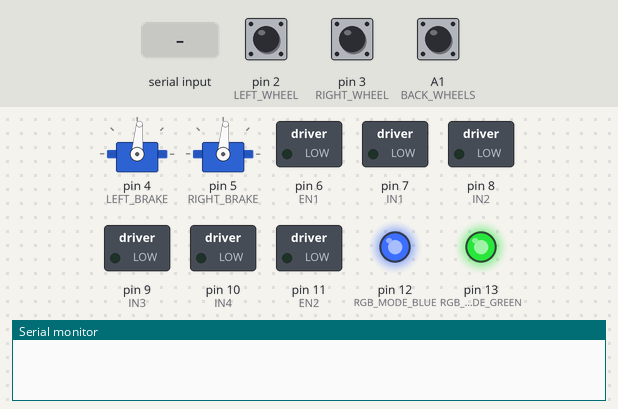
A sketch run on a simulated Arduino Uno, built with avr-gcc and run on an emulated ATmega328P. On the bench: 2 × servo, switched loads named in the sketch (green lamp = pin HIGH), output pins drawn as LEDs (lit = HIGH), the last lines printed to the serial monitor. The inputs (shaded band) are chosen by the test bench; at power-on: pin 2 (LEFT_WHEEL) HIGH, pin 3 (RIGHT_WHEEL) HIGH, A1 (BACK_WHEELS) HIGH.

Above: at 1.2 s.
1.3 s: "B\n" received over Serial
At 1.8 s:
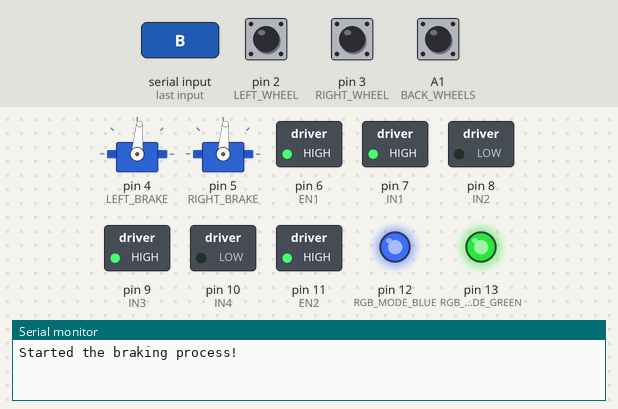
4.3 s: "s\n" received over Serial
At 5.3 s:
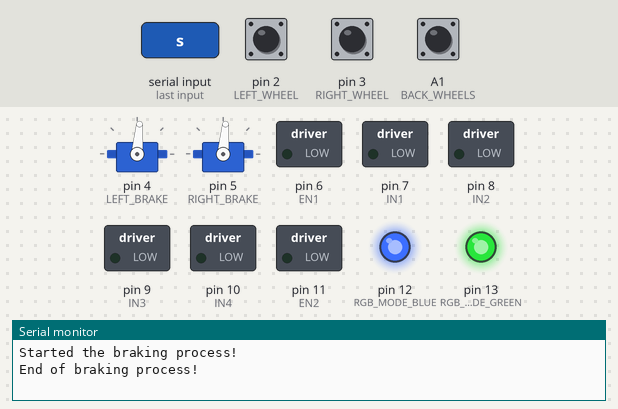
5.8 s: "S\n" received over Serial
At 6.5 s:
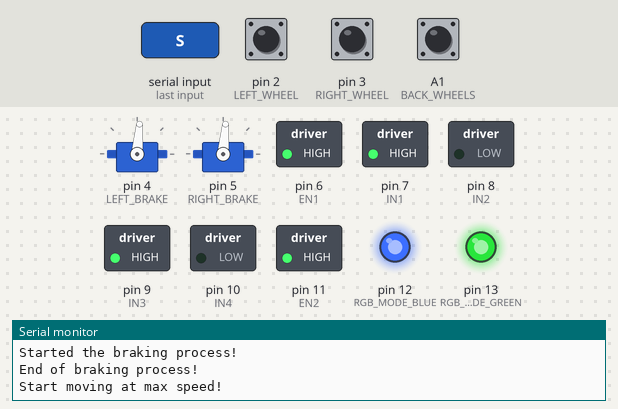
7.3 s: "M\n" received over Serial
At 7.6 s:
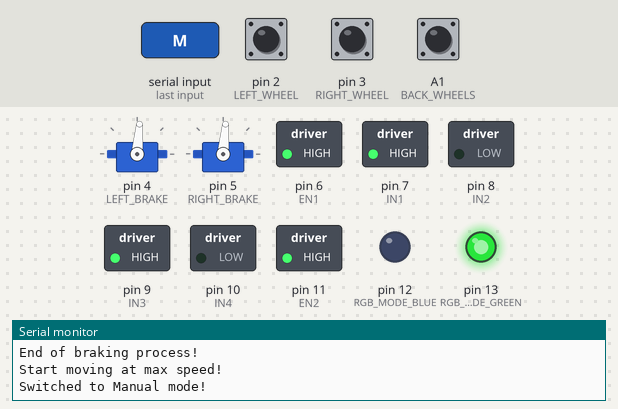
8.8 s: "A\n" received over Serial
At 9.9 s:
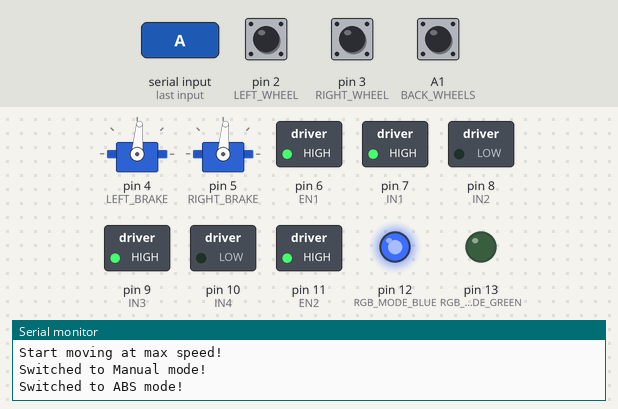
10.3 s: "s\n" received over Serial
At 11.1 s:
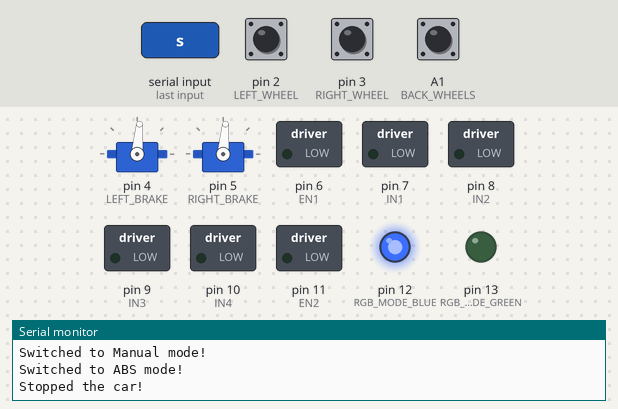
Timing chart, 0 to 12.8 s (numbered marks = the images above; inputs shaded):
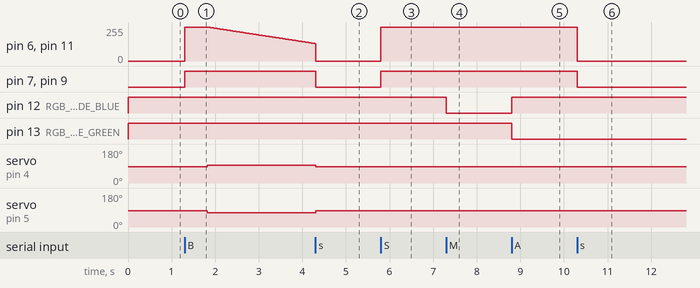

The sketch:

ABS_V3.ino
```cpp
#include <Servo.h>


// #################################################################### OBJECTS AND DEFINITIONS ####################################################################
// ######### OUTPUT PINS #########
// Servos
#define LEFT_BRAKE 4
#define RIGHT_BRAKE 5
// Braking mode indication LEDs
#define RGB_MODE_BLUE 12
#define RGB_MODE_GREEN 13
// Motor driver
#define IN1 7
#define IN2 8
#define IN3 9
#define IN4 10
#define EN1 6 // PWM
#define EN2 11 // PWM

// ######### INPUT PINs #########
// Bluetooth pairing state
#define STATE A2
// Wheel speed sensors (digital)
#define LEFT_WHEEL 2
#define RIGHT_WHEEL 3
#define BACK_WHEELS A1

// ######### NUMBERS #########
// Servo angles
#define OPEN 0
#define CLOSED 180
#define LEFT_OPEN 85
#define LEFT_CLOSED 95
#define RIGHT_OPEN 85
#define RIGHT_CLOSED 75


// Motor PWM speed values
#define MAX 255
#define MIN 0

// Brake mode
#define MANUAL 1
#define ABS 0

// Minimum wheel speed at which the car is considered stopped
#define MIN_WHEEL_SPEED 0.01

// Speed calculation period (in ms)
#define PERIOD 100.0 // (changed to add decimal point)

// Constants
#define PI 3.1415926535
#define WHEEL_DIAMETER 65.0 // in mm (changed to add decimal point)
#define NUMBER_OF_SLITS 20.0 // number of slits of encoder wheel (because we interrupt on change, we double the number of slits)
#define WHEEL_SENSOR_NUM 3

// ######### GLOBAL OBJECTS AND VARIABLES #########
// Servo objects
Servo leftBrake;
Servo rightBrake;

// Time variables
unsigned long current;
unsigned long last = 0;
double BRAKING_PERIOD = 5000/255; // 5000 ms divided by 255 units will make sure speed is reduced gradually to zero by 5 seconds

// Interrupt variables
volatile unsigned int left_wheel_steps = 0;
volatile unsigned int right_wheel_steps = 0;
volatile unsigned int back_wheels_steps = 0;

// Calculation variables
double slip_ratio = 0;
double vehicle_velocity = 0;
double left_wheel_velocity = 0;
double right_wheel_velocity = 0;

// Bluetooth data variable
String command = "";
String brake_command = "B";
int brake_mode = MANUAL;


enum direction {
  STOP,
  FORWARD,
  BACKWARD,
  LEFT,
  RIGHT
};

// #################################################################### SETUP AND LOOP ########################################################################
void setup() {
    // Servo pins
    leftBrake.attach(LEFT_BRAKE);
    rightBrake.attach(RIGHT_BRAKE);
    pinMode(LEFT_BRAKE, OUTPUT);
    pinMode(RIGHT_BRAKE, OUTPUT);

    // Braking mode LED pins
    pinMode(RGB_MODE_BLUE, OUTPUT);
    pinMode(RGB_MODE_GREEN, OUTPUT);

    // Motor driver pins
    pinMode(IN1, OUTPUT);
    pinMode(IN2, OUTPUT);
    pinMode(IN3, OUTPUT);
    pinMode(IN4, OUTPUT);
    pinMode(EN1, OUTPUT);
    pinMode(EN2, OUTPUT);

    // Speed sensors pins (pullup for interrupts)
    pinMode(LEFT_WHEEL, INPUT_PULLUP);
    pinMode(RIGHT_WHEEL, INPUT_PULLUP);
    pinMode(BACK_WHEELS, INPUT_PULLUP);

    // Bluetooth pairing state pin
    pinMode(STATE, INPUT);

    // Bluetooth
    Serial.begin(9600);  // Default communication rate of the Bluetooth module

    // Interrupts
    // Hardware interrupts
    attachInterrupt(digitalPinToInterrupt(LEFT_WHEEL), leftIncrement, CHANGE);
    attachInterrupt(digitalPinToInterrupt(RIGHT_WHEEL), rightIncrement, CHANGE);
    // Pin change interrupt
    PCICR |= B00000010; // Pin Change Interrupt Control Register, setting bit 1 means we enabled port C interrupt
    PCMSK1 |= B00000010; // Pin Change Mask 1 -> We are enabling pin A1 to activate the PORT C ISR

    // Initialise system then wait for bluetooth connection
    systemReset();
    //while (!connectionEstablished());
}


void loop() {

    if (Serial.available() > 0) {  // Checks whether data is coming from the serial port
        command = Serial.readStringUntil('\n');     // Reads the data from the serial port
    }
    carMode(command);
    //Serial.print(command);
    command = ""; // reset the command, wait until new command given
    // After executing command, check for connection to computer
    // If not connected, reset the system and then wait for reconnection
   /*if (!connectionEstablished()) {
        systemReset();
        while (!connectionEstablished());
    }*/
}

// #################################################################### FUNCTION DEFINITIONS #######################################################################
// ############ BRAKES FUNCTIONS ###############
// Interrupt ISRs

void leftIncrement(){
    left_wheel_steps++;
}

void rightIncrement(){
    right_wheel_steps++;
}

ISR(PCINT1_vect){
    back_wheels_steps++;
}


// Speed is updated every 20ms, testing will show if this is too slow
void calculateSpeed(int wheel_sensed, double* wheel_velocity){
    // Time variables
    static unsigned long start_time[WHEEL_SENSOR_NUM] = {0};
    static unsigned long end_time[WHEEL_SENSOR_NUM] = {0};

    // Step variables
    static unsigned long steps[WHEEL_SENSOR_NUM] = {0};
    static unsigned long steps_old[WHEEL_SENSOR_NUM] = {0};
    unsigned long diff;
    int index;

    // Select which wheels variables will be currently used
    switch(wheel_sensed){
        case LEFT_WHEEL:
            index = 0;
            break;

        case RIGHT_WHEEL:
            index = 1;
            break;

        case BACK_WHEELS:
            index = 2;
            break;

        default:
            index = 0;
            break;
    }

    // Calculate wheel speed in mm/ms
    if(end_time[index] - start_time[index] > PERIOD){
        // Steps update, making sure to copy values from interrupt variables so they don't change during calculation
        noInterrupts();
        steps[0] = left_wheel_steps;
        steps[1] = right_wheel_steps;
        steps[2] = back_wheels_steps;
        interrupts();
        // Calculation is: number of revolutions (diff / number of slits) * PI * wheel diameter = distance travelled by wheel in mm
        // Divide by period to get the speed. Note: This only works
		diff = steps[index] - steps_old[index];
        *wheel_velocity = (diff * PI * WHEEL_DIAMETER / (NUMBER_OF_SLITS * 2)) / (PERIOD); // multiplying number of slits by 2 because steps are read by change of state instead of at HIGH
        //*wheel_velocity = (diff * 1.0 / (NUMBER_OF_SLITS *2)) / (PERIOD / 1000);
        start_time[index] = end_time[index];
		steps_old[index] = steps[index];
    }
    end_time[index] = millis();
}


void brakes(int state) {
  if (state) {
    leftBrake.write(LEFT_CLOSED);
    rightBrake.write(RIGHT_CLOSED);
  }
  else {
    leftBrake.write(LEFT_OPEN);
    rightBrake.write(RIGHT_OPEN);
  }
}

void ABS_FUNC() {
  slip_ratio = 1 - (left_wheel_velocity / vehicle_velocity);
  if (slip_ratio < 0.1)
    brakes(CLOSED);
  else if (slip_ratio > 0.3)
    brakes(OPEN);
}

// Try to only call the digitalWrite functions once during mode change
void brakeControl() {
  switch (brake_mode) {
    case MANUAL:  // Manual mode. Engaged when brake button is pressed, disengages when brake button is released
      if (brake_command == "B")
        brakes(CLOSED);
      else
        brakes(OPEN);
      break;

    case ABS:  // ABS mode. When brake is pressed, uses ABS to prevent the wheel from locking during travel
      if (brake_command == "B")
        ABS_FUNC();
      else
        brakes(OPEN);

      break;

    default:
      break;
  }
}

// ############ CAR FUNCTIONS ###############
// Not sure if LEFT and RIGHT will actually go left or right, need to test
void carControl(int direction, unsigned int speed) {
  switch (direction) {
    case STOP:
      analogWrite(EN1, speed);
      analogWrite(EN2, speed);
      digitalWrite(IN1, LOW);
      digitalWrite(IN2, LOW);
      digitalWrite(IN3, LOW);
      digitalWrite(IN4, LOW);
      break;

    case FORWARD:
      analogWrite(EN1, speed);
      analogWrite(EN2, speed);
      digitalWrite(IN1, HIGH);
      digitalWrite(IN2, LOW);
      digitalWrite(IN3, HIGH);
      digitalWrite(IN4, LOW);
      break;

    case BACKWARD:
      analogWrite(EN1, speed);
      analogWrite(EN2, speed);
      digitalWrite(IN1, LOW);
      digitalWrite(IN2, HIGH);
      digitalWrite(IN3, LOW);
      digitalWrite(IN4, HIGH);
      break;

    case LEFT:
      analogWrite(EN1, speed);
      analogWrite(EN2, speed);
      digitalWrite(IN1, LOW);
      digitalWrite(IN2, LOW);
      digitalWrite(IN3, HIGH);
      digitalWrite(IN4, LOW);
      break;

    case RIGHT:
      analogWrite(EN1, speed);
      analogWrite(EN2, speed);
      digitalWrite(IN1, HIGH);
      digitalWrite(IN2, LOW);
      digitalWrite(IN3, LOW);
      digitalWrite(IN4, LOW);
      break;

    default:
      break;
  }
}

void carMode(String mode) {
    // Start: The car moves forward at maximum speed
    if(mode == "S"){
        carControl(FORWARD, MAX);
        Serial.println("Start moving at max speed!");
    }

    // Stop: The car instantly stops, motor acts as brakes
    if(mode == "s"){
      carControl(STOP, 0);
      Serial.println("Stopped the car!");
    }

    // Manual: Change the braking mode to manual
    if(mode == "M"){
        brake_mode = MANUAL;
        digitalWrite(RGB_MODE_GREEN, HIGH);
        digitalWrite(RGB_MODE_BLUE, LOW);
        Serial.println("Switched to Manual mode!");
    }


    // ABS: Change the braking mode to ABS
    if(mode == "A"){
        brake_mode = ABS;
        digitalWrite(RGB_MODE_BLUE, HIGH);
        digitalWrite(RGB_MODE_GREEN, LOW);
        Serial.println("Switched to ABS mode!");
    }

    // Brakes: Starts the braking process
    if(mode == "B"){
        // Car starts moving at max speed for 0.5 seconds
        Serial.println("Started the braking process!");
        int speed = 255;
        carControl(FORWARD,speed);
        delay(500);
        // Enter braking loop, ends when car comes to a halt
        brake_command = "B";
        if(brake_mode == ABS)
            speed = 200;
        while (speed >= 0) {
            // Receive commands during braking process
            if (Serial.available() > 0)  // Checks whether data is coming from the serial port
                brake_command = Serial.readStringUntil('\n');   // Reads the data from the serial port
            brakeControl(); // Start braking
            // Calculate speed for each wheel
            calculateSpeed(LEFT_WHEEL, &left_wheel_velocity);
            calculateSpeed(BACK_WHEELS, &vehicle_velocity);

            // Decrease the speed of the backwheels every set interval
            current = millis();
            if (current - last > BRAKING_PERIOD) { // this if condition ensures motors stop rotating after 5 seconds
                carControl(FORWARD, speed--); // change speed and decrement at same time
                last = current;
            }
            // Stops the vehicle early at low speeds OR when it is commanded to stop
            if (brake_command == "s")
                break;
        }
        brake_command = "";
        brakes(OPEN);
        carControl(STOP, 0); // after braking loop ends, make sure to send LOW signal to all motor drive pins
        Serial.println("End of braking process!");
    }
}

// ############ SYSTEM FUNCTIONS ###############
void systemReset() {
  // Initialisation of brakes, will be open
  brakes(OPEN);

  // Initialisation of RGB LED, will be turned off
  digitalWrite(RGB_MODE_BLUE, HIGH);
  digitalWrite(RGB_MODE_GREEN, HIGH);

  // Initialisation of motor driver, all turned off
  digitalWrite(IN1, LOW);
  digitalWrite(IN2, LOW);
  digitalWrite(IN3, LOW);
  digitalWrite(IN4, LOW);
  digitalWrite(EN1, LOW);
  digitalWrite(EN2, LOW);
}

int connectionEstablished() {
  return digitalRead(STATE);
}
```

Measured:
- after the input at 1.3 s, pin 7 (IN1), pin 9 (IN3): LOW → HIGH at once; servo on pin 4 (LEFT_BRAKE): 85° → 95° after 0.52 s; servo on pin 5 (RIGHT_BRAKE): 85° → 75° after 0.52 s
- after the input at 4.3 s, pin 7 (IN1), pin 9 (IN3): HIGH → LOW at once; servo on pin 4 (LEFT_BRAKE): 95° → 85° at once; servo on pin 5 (RIGHT_BRAKE): 75° → 85° at once
- after the input at 5.8 s, pin 6 (EN1), pin 11 (EN2): 0/255 → 255/255 at once; pin 7 (IN1), pin 9 (IN3): LOW → HIGH at once
- after the input at 7.3 s, pin 12 (RGB_MODE_BLUE): HIGH → LOW at once
- after the input at 8.8 s, pin 12 (RGB_MODE_BLUE): LOW → HIGH at once; pin 13 (RGB_MODE_GREEN): HIGH → LOW at once
- after the input at 10.3 s, pin 6 (EN1), pin 11 (EN2): 255/255 → 0/255 at once; pin 7 (IN1), pin 9 (IN3): HIGH → LOW at once
